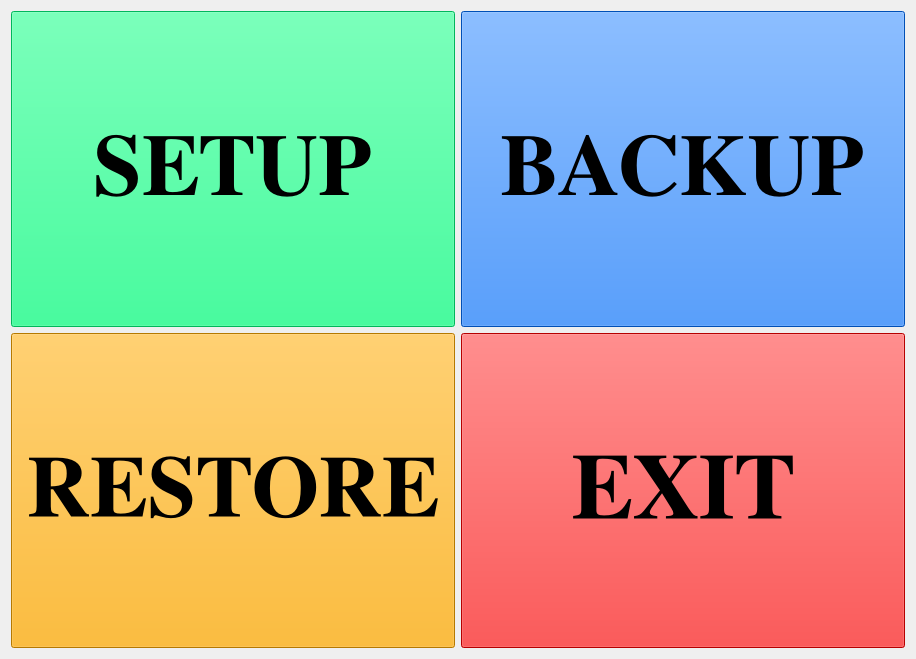
<?xml version="1.0" encoding="UTF-8"?>
<ui version="4.0">
 <class>Form</class>
 <widget class="QWidget" name="Form">
  <property name="windowModality">
   <enum>Qt::NonModal</enum>
  </property>
  <property name="geometry">
   <rect>
    <x>0</x>
    <y>0</y>
    <width>916</width>
    <height>659</height>
   </rect>
  </property>
  <property name="sizePolicy">
   <sizepolicy hsizetype="Expanding" vsizetype="Expanding">
    <horstretch>0</horstretch>
    <verstretch>0</verstretch>
   </sizepolicy>
  </property>
  <property name="windowTitle">
   <string>Form</string>
  </property>
  <layout class="QGridLayout" name="gridLayout">
   <item row="2" column="0">
    <widget class="QPushButton" name="pB_RESTORE">
     <property name="sizePolicy">
      <sizepolicy hsizetype="Minimum" vsizetype="Expanding">
       <horstretch>0</horstretch>
       <verstretch>0</verstretch>
      </sizepolicy>
     </property>
     <property name="font">
      <font>
       <family>FreeSerif</family>
       <pointsize>65</pointsize>
       <weight>75</weight>
       <bold>true</bold>
      </font>
     </property>
     <property name="styleSheet">
      <string notr="true">background-color: rgb(242, 214, 74);
background-color: rgb(255, 170, 0);</string>
     </property>
     <property name="text">
      <string>RESTORE</string>
     </property>
     <property name="Color" stdset="0">
      <color>
       <red>255</red>
       <green>85</green>
       <blue>127</blue>
      </color>
     </property>
    </widget>
   </item>
   <item row="0" column="0">
    <widget class="QPushButton" name="pB_SETUP">
     <property name="sizePolicy">
      <sizepolicy hsizetype="Minimum" vsizetype="Expanding">
       <horstretch>0</horstretch>
       <verstretch>0</verstretch>
      </sizepolicy>
     </property>
     <property name="font">
      <font>
       <family>FreeSerif</family>
       <pointsize>65</pointsize>
       <weight>75</weight>
       <bold>true</bold>
       <kerning>false</kerning>
      </font>
     </property>
     <property name="autoFillBackground">
      <bool>false</bool>
     </property>
     <property name="styleSheet">
      <string notr="true">background-color: rgb(126, 199, 70);
background-color: rgb(0, 255, 127);</string>
     </property>
     <property name="text">
      <string>SETUP</string>
     </property>
     <property name="iconSize">
      <size>
       <width>24</width>
       <height>24</height>
      </size>
     </property>
     <property name="default">
      <bool>false</bool>
     </property>
     <property name="green" stdset="0">
      <color>
       <red>255</red>
       <green>85</green>
       <blue>127</blue>
      </color>
     </property>
     <property name="Color" stdset="0">
      <color>
       <red>255</red>
       <green>255</green>
       <blue>0</blue>
      </color>
     </property>
    </widget>
   </item>
   <item row="0" column="1">
    <widget class="QPushButton" name="pB_BACKUP">
     <property name="sizePolicy">
      <sizepolicy hsizetype="Minimum" vsizetype="Expanding">
       <horstretch>0</horstretch>
       <verstretch>0</verstretch>
      </sizepolicy>
     </property>
     <property name="font">
      <font>
       <family>FreeSerif</family>
       <pointsize>65</pointsize>
       <weight>75</weight>
       <bold>true</bold>
      </font>
     </property>
     <property name="autoFillBackground">
      <bool>false</bool>
     </property>
     <property name="styleSheet">
      <string notr="true">background-color: rgb(0, 110, 255);</string>
     </property>
     <property name="text">
      <string>BACKUP</string>
     </property>
    </widget>
   </item>
   <item row="2" column="1">
    <widget class="QPushButton" name="pB_EXIT">
     <property name="sizePolicy">
      <sizepolicy hsizetype="Preferred" vsizetype="Expanding">
       <horstretch>0</horstretch>
       <verstretch>0</verstretch>
      </sizepolicy>
     </property>
     <property name="font">
      <font>
       <family>FreeSerif</family>
       <pointsize>70</pointsize>
       <weight>75</weight>
       <bold>true</bold>
      </font>
     </property>
     <property name="whatsThis">
      <string>&lt;!DOCTYPE HTML PUBLIC &quot;-//W3C//DTD HTML 4.0//EN&quot; &quot;http://www.w3.org/TR/REC-html40/strict.dtd&quot;&gt;
&lt;html&gt;&lt;head&gt;&lt;meta name=&quot;qrichtext&quot; content=&quot;1&quot; /&gt;&lt;style type=&quot;text/css&quot;&gt;
p, li { white-space: pre-wrap; }
&lt;/style&gt;&lt;/head&gt;&lt;body style=&quot; font-family:'FreeSerif'; font-size:64pt; font-weight:400; font-style:normal;&quot;&gt;
&lt;p style=&quot;-qt-paragraph-type:empty; margin-top:0px; margin-bottom:0px; margin-left:0px; margin-right:0px; -qt-block-indent:0; text-indent:0px;&quot;&gt;&lt;br /&gt;&lt;/p&gt;&lt;/body&gt;&lt;/html&gt;</string>
     </property>
     <property name="styleSheet">
      <string notr="true">background-color: rgb(255, 0, 0);
</string>
     </property>
     <property name="text">
      <string>EXIT</string>
     </property>
    </widget>
   </item>
  </layout>
 </widget>
 <resources/>
 <connections/>
</ui>
